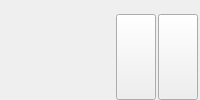
        <widget class="QWidget" name="pg_dlg_rep">
         <layout class="QVBoxLayout" name="vlay_pg_dlg_rep">
          <property name="spacing">
           <number>0</number>
          </property>
          <property name="leftMargin">
           <number>0</number>
          </property>
          <property name="topMargin">
           <number>0</number>
          </property>
          <property name="rightMargin">
           <number>0</number>
          </property>
          <property name="bottomMargin">
           <number>0</number>
          </property>
          <item>
           <widget class="QLabel" name="lb_rep_texte"/>
          </item>
          <item>
           <widget class="QFrame" name="fr_pg_dlg_rep">
            <layout class="QHBoxLayout" name="hlay_pg_dlg_rep">
             <property name="spacing">
              <number>2</number>
             </property>
             <property name="leftMargin">
              <number>0</number>
             </property>
             <property name="topMargin">
              <number>0</number>
             </property>
             <property name="rightMargin">
              <number>2</number>
             </property>
             <property name="bottomMargin">
              <number>0</number>
             </property>
             <item>
              <spacer name="horizontalSpacer_3">
               <property name="orientation">
                <enum>Qt::Horizontal</enum>
               </property>
               <property name="sizeHint" stdset="0">
                <size>
                 <width>40</width>
                 <height>20</height>
                </size>
               </property>
              </spacer>
             </item>
             <item>
              <widget class="QPushButton" name="pb_dlg_rep_ok">
               <property name="sizePolicy">
                <sizepolicy hsizetype="Minimum" vsizetype="Expanding">
                 <horstretch>0</horstretch>
                 <verstretch>0</verstretch>
                </sizepolicy>
               </property>
              </widget>
             </item>
             <item>
              <widget class="QPushButton" name="pb_dlg_rep_annuler">
               <property name="sizePolicy">
                <sizepolicy hsizetype="Minimum" vsizetype="Expanding">
                 <horstretch>0</horstretch>
                 <verstretch>0</verstretch>
                </sizepolicy>
               </property>
              </widget>
             </item>
            </layout>
           </widget>
          </item>
         </layout>
        </widget>
